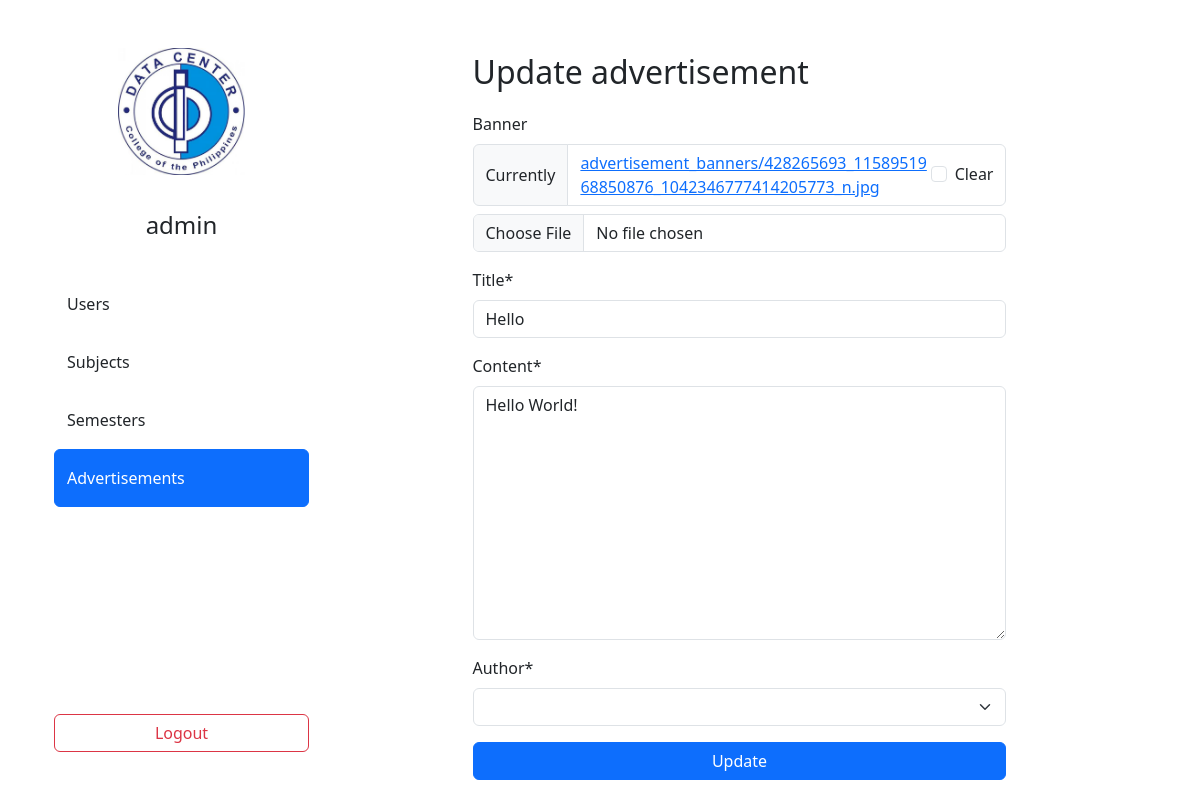
Screenshot of /staffs/advertisements/update/2/ (signed in) with the database file from the repository.
### staffs/models.py (models this page shows, shortened)
class CustomUser(AbstractUser):
    UTYPE_STU = "STU"
    UTYPE_TEA = "TEA"
    UTYPE_CAS = "CAS"
    UTYPE_STA = "STA"
    UTYPES = (
        (UTYPE_STU, "Student"),
        (UTYPE_TEA, "Teacher"),
        (UTYPE_CAS, "Cashier"),
        (UTYPE_STA, "Staff")
    )
    subjects = models.ManyToManyField(to=Subject, related_name="subjects")
    utype = models.CharField(
        max_length=20,
        choices=UTYPES,
        null=False,
        blank=False
    )
    def __str__(self):
        return f"{self.first_name} {self.last_name}"

class Advertisement(models.Model):
    banner = models.ImageField(upload_to="advertisement_banners/", blank=True, null=True)
    title = models.CharField(max_length=512, null=False, blank=False)
    content = models.TextField(null=False, blank=False)
    author = models.ForeignKey(to=CustomUser, related_name="author", on_delete=models.CASCADE)
    date_pub = models.DateTimeField(auto_now_add=True)
    date_mod = models.DateTimeField(auto_now=True)

### staffs/views/advertisements.py (the view)
# urls.py: path('advertisements/update/<int:pk>/', AdvertisementUpdateView.as_view(), name='advertisements_update'),
class AdvertisementUpdateView(LoginRequiredMixin, StaffRequiredMixin, UpdateView):
    model = Advertisement
    fields = '__all__'
    template_name = 'staffs/advertisements/advertisement_update.html'
    success_url = reverse_lazy('advertisements_list')
    context_object_name = 'advertisement'

### staffs/mixins.py (called while the page is built)
    def test_func(self):
        return self.request.user.utype == "STA"

### templates/staffs/advertisements/advertisement_update.html (shortened to what this page needs)
{% extends 'dashboard.html' %}
{% load crispy_forms_filters %}
{% load crispy_forms_tags %}
{% block links %}
    <a href="{% url 'users_list' %}" class="btn text-start py-3">Users</a>
    <a href="{% url 'subjects_list' %}" class="btn text-start py-3">Subjects</a>
    <a href="{% url 'semesters_list' %}" class="btn text-start py-3">Semesters</a>
    <a href="{% url 'advertisements_list' %}" class="btn btn-primary text-start py-3">Advertisements</a>
{% endblock %}
{% block data %}
    <div class="row justify-content-center">
        <div class="col-8">
            <p class="fs-2">Update advertisement</p>
            <form action="{% url 'advertisements_update' advertisement.pk %}"
                  method="post"
                  enctype="multipart/form-data">
                {{ form|crispy }}
                <input type="submit" value="Update" class="btn btn-primary w-100">
            </form>
        </div>
    </div>
{% endblock %}

### templates/dashboard.html (shortened to what this page needs)
{% extends 'base.html' %}
{% load static %}
{% block content %}
    <div class="container">
        <div class="container">
            <div class="row vh-100">
                <div class="col col-3 d-flex flex-column py-5">
                    <img class="img-fluid w-50 mx-auto d-block" src="{% static 'logo.jpg' %}" alt="dccph-logo">
                    <p class="fs-4 my-3 py-3 text-center">
                        {% if user.get_full_name %}
                            {{ user.get_full_name }}
                        {% else %}
                            {{ user.username }}
                        {% endif %}
                    </p>
                    {% block links %}
                    {% endblock links %}
                    <a href="{% url 'logout' %}" class="btn btn-outline-danger mt-auto">Logout</a>
                </div>
                <div class="col py-5 vh-100 overflow-y-scroll">
                    {% block data %}
                    {% endblock data %}
                </div>
            </div>
        </div>
    </div>
{% endblock content %}

### rows the page displays
CustomUser: username "admin"
Advertisement: title "Hello", content "Hello World!"
